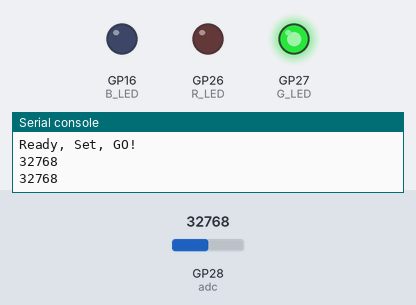
The program below on a simulated Raspberry Pi Pico running MicroPython. Parts: output pins drawn as LEDs (lit = HIGH), the last lines printed to the serial console. The test bench sets the inputs (shaded band); at power-on: GP28 (adc) = 32768 (analog values on the 0–65535 scale).

Above: at 1.2 s.
1.3 s: GP28 (adc) set to 59280
4.2 s: GP28 (adc) set to 60704
At 6.6 s:
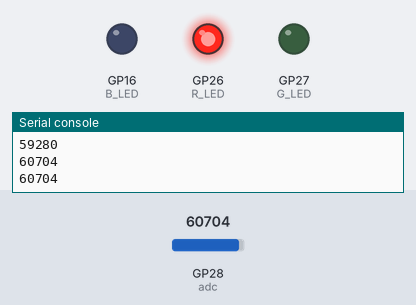
7.5 s: GP28 (adc) set to 59345
At 10.2 s:
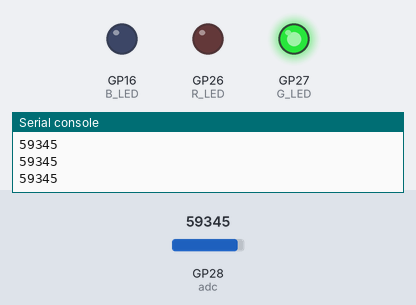
10.5 s: GP28 (adc) set to 60655
At 12.9 s:
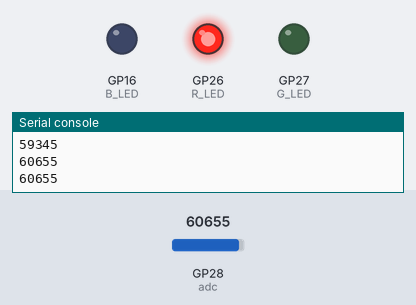
Timing chart, 0 to 14.4 s (numbered marks = the images above; inputs shaded):
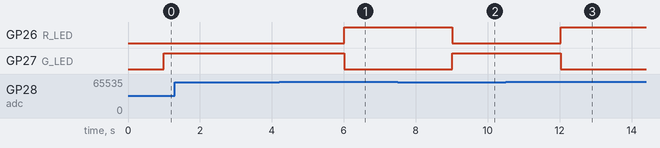

Measured:
- the behaviour switches between 60000 and 60016 on GP28 (adc) (found by bisection; images 0 and 1)
- after the input at 4.2 s, GP26 (R_LED): LOW → HIGH after 1.8 s; GP27 (G_LED): HIGH → LOW after 1.8 s
- after the input at 7.5 s, GP26 (R_LED): HIGH → LOW after 1.5 s; GP27 (G_LED): LOW → HIGH after 1.5 s
- after the input at 10.5 s, GP26 (R_LED): LOW → HIGH after 1.5 s; GP27 (G_LED): HIGH → LOW after 1.5 s

The program:

Activity_10_Interactive_Health_Feedback.py
```python
from machine import Pin, ADC
import time
import utime

# Create an ADC object linked to pin 28
adc = ADC(Pin(28, mode=Pin.IN))

# Configure outputs for each LED
R_LED = Pin(26, Pin.OUT)
G_LED = Pin(27, Pin.OUT)
B_LED = Pin(16, Pin.OUT)

print("Ready, Set, GO!")

while True:
    # Read ADC and convert to voltage
    val = adc.read_u16()
    print(val)
    time.sleep_ms(1000)

    if val <= 60000:
        R_LED.value(0)
        G_LED.value(1)
        B_LED.value(0)
        time.sleep_ms(2)
    else:
        R_LED.value(1)
        G_LED.value(0)
        B_LED.value(0)
        time.sleep_ms(2)
```
